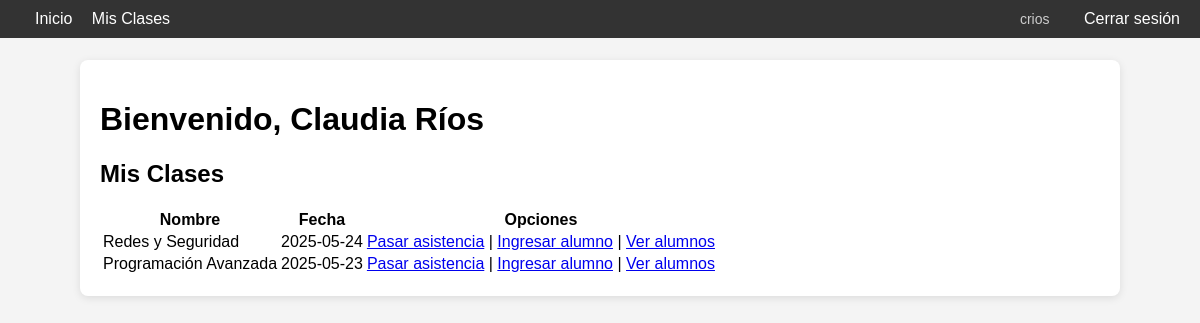
Page /clases (signed in) on the committed database.
### tables this page shows
CREATE TABLE profesor (
        id INTEGER PRIMARY KEY AUTOINCREMENT,
        nombre TEXT NOT NULL,
        usuario TEXT NOT NULL UNIQUE,
        password_hash TEXT NOT NULL
    );

CREATE TABLE clase (
        id INTEGER PRIMARY KEY AUTOINCREMENT,
        nombre TEXT NOT NULL,
        fecha DATE NOT NULL
    );

### app/routes.py (the view)
@app.route('/clases')
def ver_clases():
    if 'usuario' not in session:
        return redirect(url_for('login'))
    usuario = session['usuario']
    conexion = sqlite3.connect("asistencia.db")
    cursor = conexion.cursor()
    cursor.execute("SELECT id, nombre FROM profesor WHERE usuario = ?", (usuario,))
    profesor = cursor.fetchone()
    if not profesor:
        conexion.close()
        return redirect(url_for('logout'))
    profesor_id, nombre_profesor = profesor
    cursor.execute("""
        SELECT clase.id, clase.nombre, clase.fecha
        FROM clase
        JOIN profesor_clase ON clase.id = profesor_clase.clase_id
        WHERE profesor_clase.profesor_id = ?
        ORDER BY clase.fecha DESC
    """, (profesor_id,))
    clases = cursor.fetchall()
    conexion.close()
    return render_template('clases.html', nombre_profesor=nombre_profesor, clases=clases)

### app/templates/clases.html (shortened to what this page needs)
{% extends "base.html" %}
{% block content %}
<h1>Bienvenido, {{ nombre_profesor }}</h1>
<h2>Mis Clases</h2>
{% if clases %}
    <table>
        <tr>
            <th>Nombre</th>
            <th>Fecha</th>
            <th>Opciones</th>
        </tr>
        {% for clase in clases %}
        <tr>
            <td>{{ clase[1] }}</td>
            <td>{{ clase[2] }}</td>
            <td>
                <a href="{{ url_for('asistencia', clase_id=clase[0]) }}">Pasar asistencia</a> |
                <a href="{{ url_for('ingresar_alumno', clase_id=clase[0]) }}">Ingresar alumno</a> |
                <a href="{{ url_for('listar_alumnos', clase_id=clase[0]) }}">Ver alumnos</a>
            </td>
        </tr>
        {% endfor %}
    </table>
{% else %}
    <p>No tienes clases registradas.</p>
{% endif %}
{% endblock %}

### app/templates/base.html (shortened to what this page needs)
<!DOCTYPE html>
<html lang="es">
<head>
    <link rel="stylesheet" href="{{ url_for('static', filename='css/style.css') }}">
</head>
<body>
    <nav>
    <div>
        <a href="{{ url_for('home') }}">Inicio</a>
        {% if 'usuario' in session %}
            <a href="{{ url_for('ver_clases') }}">Mis Clases</a>
        {% endif %}
    </div>
    <div>
        {% if 'usuario' in session %}
    <span class="usuario">{{ session['usuario'] }}</span>
    <a href="{{ url_for('logout') }}">Cerrar sesión</a>
{% elif request.endpoint not in ['home', 'login'] %}
    <a href="{{ url_for('login') }}">Iniciar sesión</a>
{% endif %}
    </div>
</nav>
    <div class="container">
        {% block content %}{% endblock %}
    </div>
</body>
</html>

### app/templates/base.html (style rules this page uses)
body { font-family: Arial, sans-serif; margin: 0; padding-top: 60px; background-color: #f4f4f4; }
nav { position: fixed; top: 0; left: 0; right: 0; background-color: #333; color: white; display: flex; justify-content: space-between; align-items: center; padding: 10px 20px; z-index: 1000; }
nav a { color: white; text-decoration: none; margin-left: 15px; }
.container { max-width: 1000px; margin: auto; padding: 20px; background-color: white; border-radius: 8px; box-shadow: 0px 2px 8px rgba(0, 0, 0, 0.1); }
.usuario { font-size: 14px; margin-right: 15px; color: #ccc; }

### rows in the picture
profesor: usuario "crios", nombre "Claudia Ríos"
clase: nombre "Redes y Seguridad", fecha "2025-05-24"
clase: nombre "Programación Avanzada", fecha "2025-05-23"
